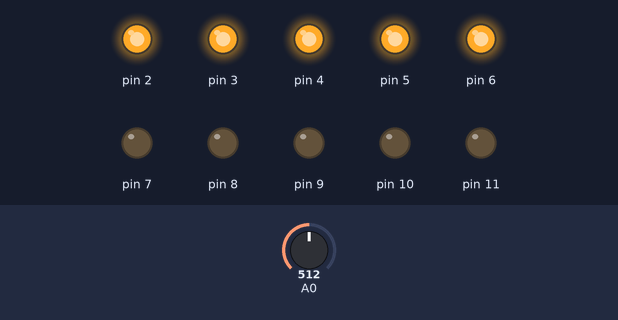
Recording of a sketch running on a simulated Arduino Uno, built with avr-gcc and run on an emulated ATmega328P. On the bench: output pins drawn as LEDs (lit = HIGH). The inputs (shaded band) are chosen by the test bench; at power-on: A0 = 512.

Above: at 1.2 s.
1.3 s: A0 set to 490
At 1.9 s:
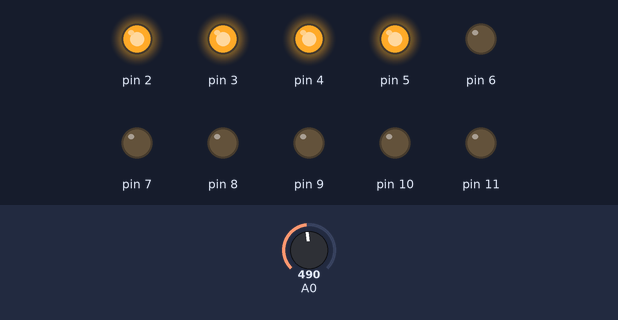
2.8 s: A0 set to 306
At 4.0 s:
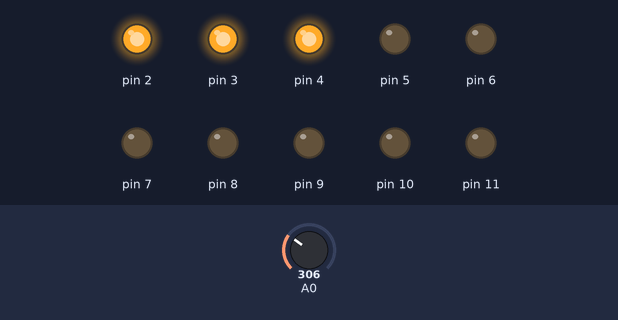
4.3 s: A0 set to 290
At 5.4 s:
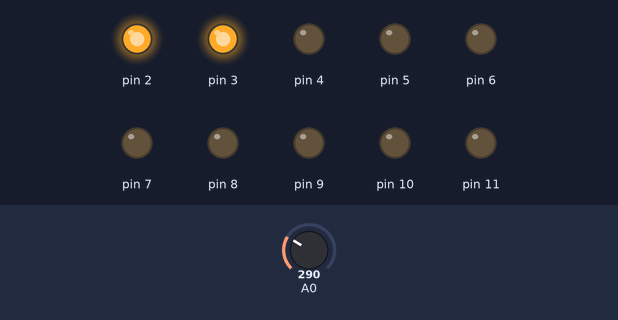
5.8 s: A0 set to 122
At 6.5 s:
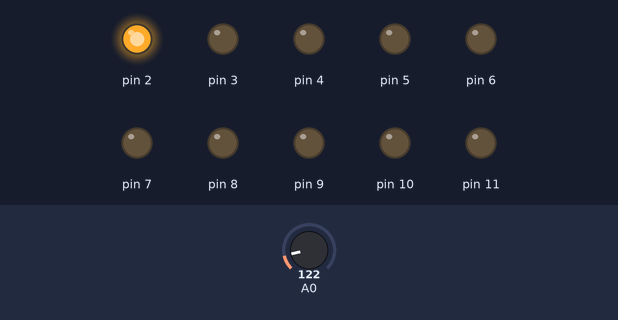
7.3 s: A0 set to 108
8.8 s: A0 set to 93
At 10.0 s:
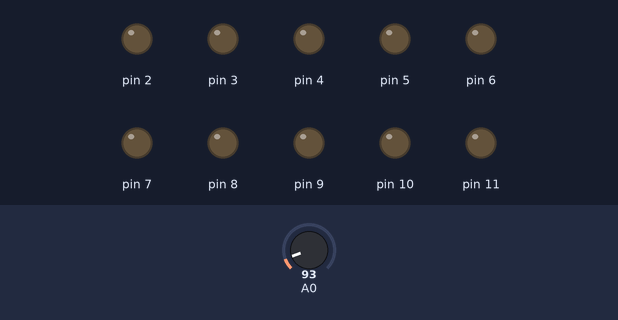
Timing chart, 0 to 11.3 s (numbered marks = the images above; inputs shaded):
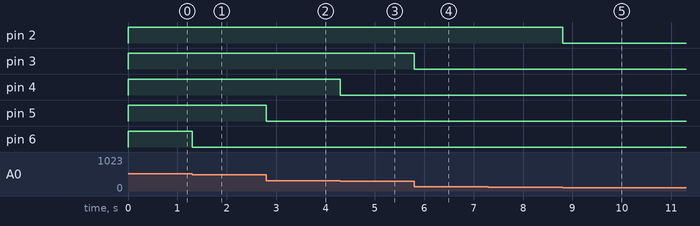

The sketch:

sketch_feb01a.ino
```cpp
void setup() {
  Serial.begin(9600);

  //outputs
  pinMode(2, OUTPUT);
  pinMode(3, OUTPUT);
  pinMode(4, OUTPUT);
  pinMode(5, OUTPUT);
  pinMode(6, OUTPUT);

  pinMode(7, OUTPUT);
  pinMode(8, OUTPUT);
  pinMode(9, OUTPUT);
  pinMode(10, OUTPUT);
  pinMode(11, OUTPUT);


}

void loop() {
  int sensorValue = analogRead(A0);

  if (sensorValue > 100){
    digitalWrite(2, HIGH);
  }
  else{
    digitalWrite(2, LOW);
  }

  if (sensorValue > 200){
    digitalWrite(3, HIGH);
  }
  else{
    digitalWrite(3, LOW);
  }

  if (sensorValue > 300){
    digitalWrite(4, HIGH);
  }
  else{
    digitalWrite(4, LOW);
  }

  if (sensorValue > 400){
    digitalWrite(5, HIGH);
  }
  else{
    digitalWrite(5, LOW);
  }

  if (sensorValue > 500){
    digitalWrite(6, HIGH);
  }
  else{
    digitalWrite(6, LOW);
  }

  if (sensorValue > 600){
    digitalWrite(7, HIGH);
  }
  else{
    digitalWrite(7, LOW);
  }

  if (sensorValue > 700){
    digitalWrite(8, HIGH);
  }
  else{
    digitalWrite(8, LOW);
  }

  if (sensorValue > 800){
    digitalWrite(9, HIGH);
  }
  else{
    digitalWrite(9, LOW);
  }

  if (sensorValue > 900){
    digitalWrite(10, HIGH);
  }
  else{
    digitalWrite(10, LOW);
  }

  if (sensorValue > 1000){
    digitalWrite(11, HIGH);
  }
  else{
    digitalWrite(11, LOW);
  }

  delay(1);
}
```

Measured:
- the behaviour switches between 101 and 100 on A0 (found by bisection; images 4 and 5)
- after the input at 1.3 s, pin 6: HIGH → LOW at once
- after the input at 2.8 s, pin 5: HIGH → LOW at once
- after the input at 4.3 s, pin 4: HIGH → LOW at once
- after the input at 5.8 s, pin 3: HIGH → LOW at once
- after the input at 7.3 s, every drawn part: stays the same
- after the input at 8.8 s, pin 2: HIGH → LOW at once
